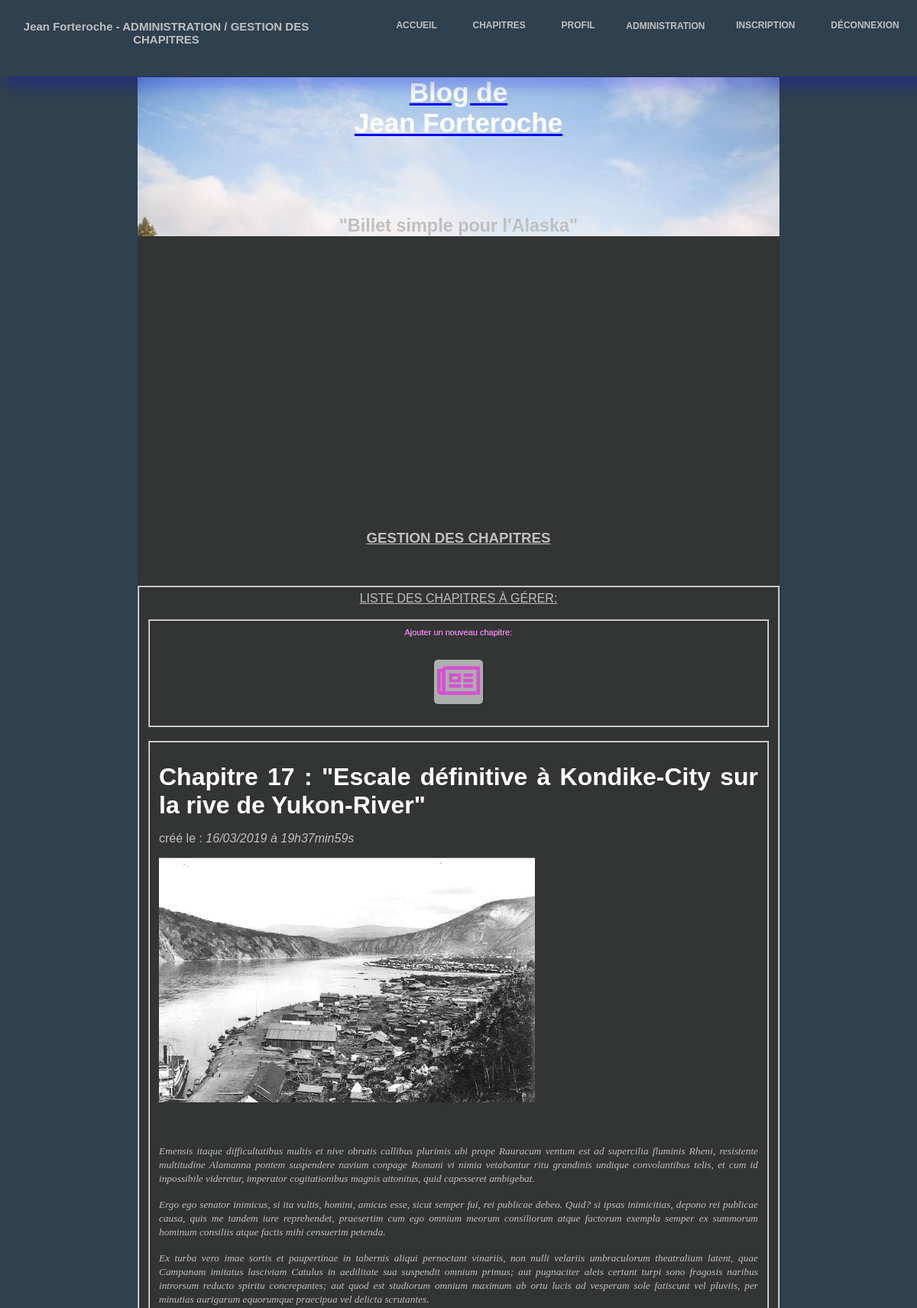
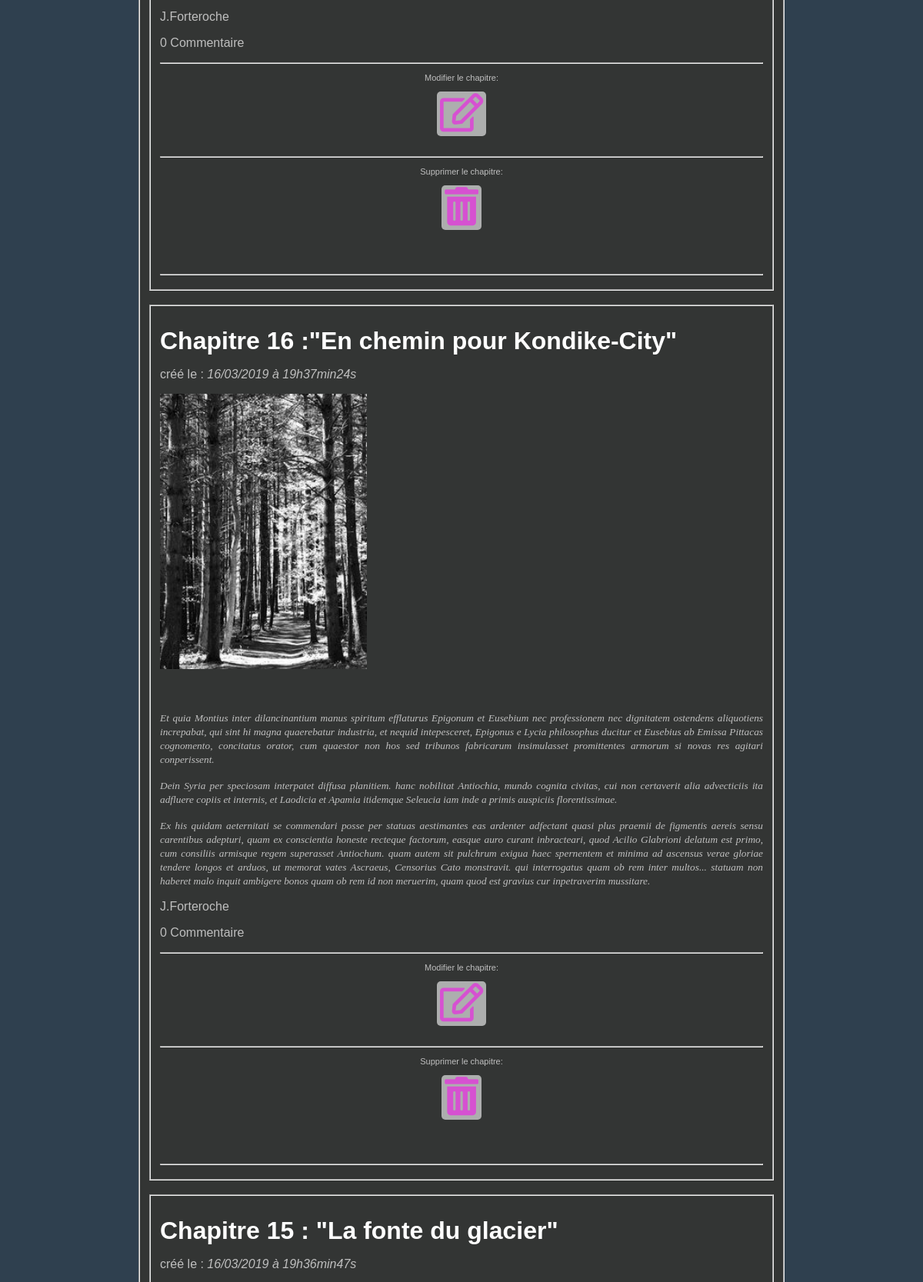
/index.php?action=showAdminPost&id=57 (signed in, upper part), run on the app's committed database (2 pictures, top to bottom).
### tables this page shows
CREATE TABLE `posts` (
  `id` int(11) NOT NULL,
  `title` varchar(255) NOT NULL,
  `content` text NOT NULL,
  `author` varchar(255) NOT NULL,
  `creation_date` datetime NOT NULL
);

### Controller/AdminControllerPost.php (called while the page is built, shortened)
<?php
require_once 'Model/PostManager.php';
class AdminControllerPost {
    private $post;
    public function __construct() {
        $this->post = new PostManager();
    }
    public function listPosts() {
        $posts = $this->post->getPostsWithNumberOfComments();
        $view = new View('adminPostView');
        $view->generate(array('posts' => $posts));
    }
}

### index.php (called while the page is built, shortened)
<?php
$router = new Router();
$router->routerQuery();

### Model/PostManager.php (called while the page is built, shortened)
<?php
require_once 'Model/Model.php';
class PostManager extends Model {
    public function getPostsWithNumberOfComments() {
        $sql = 'SELECT p.*, DATE_FORMAT(p.creation_date, \'%d/%m/%Y à %Hh%imin%ss\') AS creation_date_fr, COUNT(c.post_id) AS nb_comments FROM posts p LEFT JOIN comments c ON p.id = c.post_id GROUP BY p.id, c.post_id ORDER BY p.creation_date DESC';
        $nbCommentByPost = $this->executeQuery($sql);
        $articles = $nbCommentByPost->fetchAll();
        return $articles;
    }
}

### Model/Model.php (called while the page is built)
<?php
class Model {
    private $db;
    protected function executeQuery($sql, $settings = null) {
       if ($settings == null) {
            $result = $this->dbConnect()->query($sql);
        }
        else {
            $result = $this->dbConnect()->prepare($sql);
            $result->execute($settings);
        }
        return $result;
    }
    private function dbConnect() {
        if ($this->db == null) {
            $this->db = new PDO('mysql:host=localhost; dbname=simpleBlog;charset=utf8', 'root', 'root', array(PDO::ATTR_ERRMODE => PDO::ERRMODE_EXCEPTION));
        }
        return $this->db;
    }
}

### View/adminPostView.php (the view, shortened to what this page needs)
<?php
if (isset($_SESSION['id']) && $_SESSION['role'] === '2') {
?>
<p><u><h3 class="titre_gestion_blog">GESTION DES CHAPITRES</h3></u></p>
<div id="posts">
    <fieldset><u>LISTE DES CHAPITRES À GÉRER:</u><br /><br />
        <fieldset>
            <label for="addNewPost" class="stl-label">Ajouter un nouveau chapitre: </label><br /><br />
            <button type="submit" class="btn_addNewPost" id="addNewPost"><i class="far fa-newspaper"></i></button><br /><br />
        </fieldset><br />
        <?php foreach ($posts as $post): ?>
            <form method="post" action="index.php?action=deletePost" id="form_adminPost" class="form_adminPost">
                <fieldset><h1 class="postTitle"><?= $post['title'] ?></h1> <p>créé le : <i><time><?= $post['creation_date_fr'] ?></time></i></p>
                    <article>
                        <p><?= $post['content'] ?></p>
                        <p><?= $post['author'] ?></p>
                        <p class="nbComs"><?= $post['nb_comments'] ?> Commentaire<?php if($post['nb_comments'] > 1) echo 's';?></p>
                    </article>
                    <hr />
                    <label for="updatePost">Modifier le chapitre: </label><br />
                    <a href="index.php?action=updatePost&amp;id=<?= $post['id'] ?>" ><button type="button" class="btn_updatePost" id="updatePost"><i class="far fa-edit"></i></button></a><br /><br />
                    <hr />
                    <label for="deletePost">Supprimer le chapitre: </label><br />
                    <button type="submit" name="submit_delete_post" class="btn_submit_delete_Post" id="deletePost"><i class="fas fa-trash-alt"></i></button><br /><br />
                    <hr />
                </fieldset><br />
            </form>
        <?php endforeach; ?>
    </fieldset>
</div>
<?php
}
?>

### Content/CSS/style.css (style rules this page uses)
* { box-sizing: border-box; }
html, body { padding: 0; margin: 0; text-align: center; }
body { color: #bfbfbf; background-color: #2f404f; font-family: 'Futura-Medium', 'Futura', 'Trebuchet MS', sans-serif; }
h1 { color: white; }
.postTitle { margin-bottom: 0px; }
label.stl-label { text-shadow: -0.2px 0 white; color:rgba(242,19,232,0.6); }
.nbComs { text-align: right; }
.btn_update_avatar_profile, .btn_update_nickname_profile, .btn_update_email_profile, .btn_update_pass_profile, .btn_update_electronic_signature_profile, .btn_delete_electronic_signature_profile, .btn_submit_add_new_post, .btn_submit_update_post, .btn_submit_delete_Post { align-items: center; justify-content:center; max-width: 100%; margin: auto; border-radius: 10px; border: none; font-weight: bold; padding: 5px; cursor: pointer; margin-bottom: 4%; }
label { font-size: 11px; }
h3.titre_gestion_blog { text-align: center; }
.btn_addNewPost, .btn_updatePost, .btn_submit_delete_Post { margin-top: 5px; margin-left: 40%; margin-right: 40%; text-align: center; font-size: 30px; font-weight: bolder; padding: 0 4px; cursor: pointer; border-radius: 5px; border: none; background-color: rgba(255,255,255,0.6); color:rgba(242,19,232,0.6); }
fieldset { text-align: center; margin: auto; box-sizing: border-box; }
img { max-width: 100%; height: auto; }
.form_adminPost { text-align: center; }
.form_adminPost h1, .form_adminPost p, .form_adminPost article { text-align: justify; }
@media screen and (min-width: 768px) { .btn_addNewPost, .btn_updatePost, .btn_submit_delete_Post { margin-top: 10px; margin-left: 45%; margin-right: 45%; text-align: center; font-size: 50px; font-weight: bolder; padding: 0 4px; cursor: pointer; border-radius: 5px; border: none; } }

### data on the page
posts: title "Chapitre 17 : \"Escale définitive à Kondike-City sur la rive de Yukon-River\"", creation_date_fr "16/03/2019 à 19h37min59s", content (picture), content "Emensis itaque difficultatibus multis et nive obrutis callibus plurimis ubi prope Rauracum ventum est ad supercilia fluminis Rheni, resistente multitudine Alamanna pontem suspendere navium conpage Romani vi nimia vetabantur ritu grandinis undique convolantibus telis, et cum id inpossibile videretur, imperator cogitationibus magnis attonitus, quid capesseret ambigebat. Ergo ego senator inimicus, si ita vultis, homini, amicus esse, sicut semper fui, rei publicae debeo. Quid? si ipsas inimicitias, depono rei publicae causa, quis me tandem iure reprehendet, praesertim cum ego omnium meorum consiliorum atque factorum exempla semper ex summorum hominum consiliis atque factis mihi censuerim…", author "J.Forteroche", nb_comments "0"
posts: title "Chapitre 16 :\"En chemin pour Kondike-City\"", creation_date_fr "16/03/2019 à 19h37min24s", content (picture), content "Et quia Montius inter dilancinantium manus spiritum efflaturus Epigonum et Eusebium nec professionem nec dignitatem ostendens aliquotiens increpabat, qui sint hi magna quaerebatur industria, et nequid intepesceret, Epigonus e Lycia philosophus ducitur et Eusebius ab Emissa Pittacas cognomento, concitatus orator, cum quaestor non hos sed tribunos fabricarum insimulasset promittentes armorum si novas res agitari conperissent. Dein Syria per speciosam interpatet diffusa planitiem. hanc nobilitat Antiochia, mundo cognita civitas, cui non certaverit alia advecticiis ita adfluere copiis et internis, et Laodicia et Apamia itidemque Seleucia iam inde a primis auspiciis florentissimae. Ex his quidam…", author "J.Forteroche", nb_comments "0"
posts: title "Chapitre 15 : \"La fonte du glacier\"", creation_date_fr "16/03/2019 à 19h36min47s"

### other printed values
$title "Jean Forteroche - ADMINISTRATION / GESTION DES CHAPITRES"
